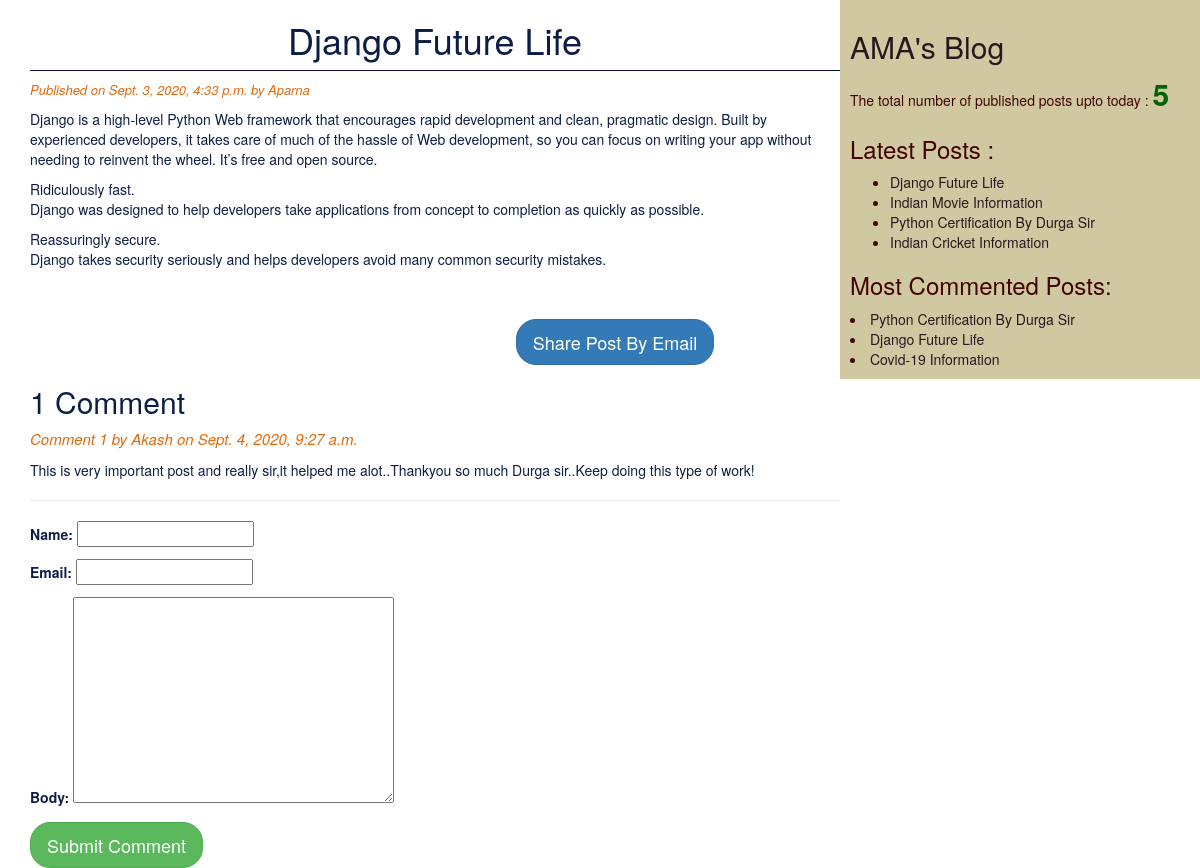
Page /2020/09/03/django-future-life/ on the committed database.
### blogapp/models.py (models this page shows, shortened)
class Post(models.Model):
    STATUS_CHOICES = (('draft','Draft'),('published','Published'))
    title = models.CharField(max_length=256)
    slug = models.SlugField(max_length=256,unique_for_date='publish')
    author = models.ForeignKey(User, on_delete=models.CASCADE,related_name='blog_posts')
    body = models.TextField()
    publish = models.DateTimeField(default=timezone.now)
    created = models.DateTimeField(auto_now_add=True)
    updated = models.DateTimeField(auto_now=True)
    status = models.CharField(max_length=10,choices=STATUS_CHOICES,default='draft')
    objects = CustomManager()
    tags = TaggableManager()
    class Meta:
        ordering = ('-publish',)
    def get_absolute_url(self):
        return reverse("post_detail", args=[self.publish.year,self.publish.strftime("%m"),
        self.publish.strftime("%d"),self.slug])

class Comment(models.Model):
    post = models.ForeignKey(Post,on_delete=models.CASCADE,related_name='comments')
    name = models.CharField(max_length=32)
    email = models.EmailField()
    body = models.TextField()
    created = models.DateTimeField(auto_now_add=True)
    updated = models.DateTimeField(auto_now=True)
    active = models.BooleanField(default=True)
    class Meta:
        ordering = ('-created',)

### blogapp/views.py (the view)
# urls.py: path('<int:year>/<str:month>/<int:day>/<slug:post>/',views.post_detail_view,name='post_detail'),
def post_detail_view(request,year,month,day,post):
    post = get_object_or_404(Post,slug=post,
                                status='published',publish__year=year,
                                publish__month=month,
                                publish__day=day)
    comments = post.comments.filter(active=True)
    csubmit = False
    if request.method == 'POST':
        form = CommentForm(request.POST)
        if form.is_valid():
            new_comment = form.save(commit=False)
            new_comment.post = post
            new_comment.save()
            csubmit = True
    else:
        form = CommentForm()
    return render(request,'blogapp/post_detail.html',{'post':post,'form':form,'comments':comments,'csubmit':csubmit})

### blogapp/forms.py
class CommentForm(forms.ModelForm):
    class Meta:
        model = Comment
        fields = ('name','email','body')

### blogapp/models.py (called while the page is built)
    def get_queryset(self):
        return super().get_queryset().filter(status='published')

### blogapp/templatetags/blog_tags.py (called while the page is built)
@register.simple_tag
def total_posts():
    return Post.objects.count()

@register.inclusion_tag('blogapp/latest_posts123.html')
def show_latest_posts(count=3):
    latest_posts = Post.objects.order_by('-publish')[:count]
    return {'latest_posts':latest_posts}

@register.simple_tag
def get_most_commented_posts(count=3):
    return Post.objects.annotate(total_comments=Count('comments')).order_by('-total_comments')[:count]

### templates/blogapp/post_detail.html (shortened to what this page needs)
{% extends 'blogapp/base.html' %}
{% block body_block %}
<h1>{{post.title}}</h1>
<p id='date'>Published on {{post.publish}} by {{post.author|title}}</p>
{{post.body|linebreaks}}<br><br>
<div class="container" align="center">
    <a href="/{{post.id}}/share" class="btn btn-primary btn-lg">Share Post By Email</a>
</div>
{% with comments.count as comments_count %}
<h2>{{comments_count}} Comment{{comments_count|pluralize}}</h2>
{% endwith %}
{% if comments %}
    {% for comment in comments %}
        <p id='date1'>Comment {{forloop.counter}} by {{comment.name}} on {{comment.created}}</p>
        <div class="cb">{{comment.body|linebreaks}}</div>
        <hr>
    {% endfor %}
    {% else %}
    <p>There are NO Comments Yet!</p>
{% endif %}
{% if csubmit %}
   <h2>Your Comment Added Successfully!!!</h2>
   {% else %}
   <form method="POST">
       {{form.as_p}}
       <input type="submit" value="Submit Comment" class="btn btn-success btn-lg">
   </form>
{% endif %}
{% endblock  %}

### templates/blogapp/base.html (shortened to what this page needs)
<!DOCTYPE html>
{% load blog_tags %}
{% load static %}
<html>
<head>
    <link rel="stylesheet" href="https://stackpath.bootstrapcdn.com/bootstrap/3.4.1/css/bootstrap.min.css">
	<link rel="stylesheet" href="{% static 'css/blog.css' %}">
</head>
<body>
	<div class="content">
		{% block body_block %}
        {% endblock  %}
	</div>
    <div class="sidebar">
		<h2><a href="/">AMA's Blog</a></h2>
        <p>The total number of published posts upto today : <span id="pcount">{% total_posts %}</span></p>
	    <h3>Latest Posts :</h3>
		{% show_latest_posts 4%}
		<h3>Most Commented Posts:</h3>
		{% get_most_commented_posts as most_commented_posts%}
		{% for post in most_commented_posts %}
		<li><a href="{{post.get_absolute_url}}">{{post.title}}</a></li>
		{% endfor %}
	</div>
</body>
</html>

### templates/blogapp/latest_posts123.html
<ul>
   {% for post in latest_posts %}
   <li><a href="{{post.get_absolute_url}}">{{post.title}}</a></li>
   {% endfor %}
</ul>

### static/css/blog.css (style rules this page uses)
.content { width: 70%; float: left; padding: 0 0 0 30px; color: #0d1e45; }
.sidebar { width: 30%; float: right; padding: 10px; background:#cfc8a1 ; color: #420402; }
h1 { text-align: center; border-bottom: 1px solid #041945; padding: 0 0 10px 0; }
body { background: url(https://images.unsplash.com/photo-1495195129352-aeb325a55b65?ixlib=rb-1.2.1&auto=format&fit=crop&w=400&q=60); background-repeat: no-repeat; background-size: cover; color: #041945; }
#date { color: #e0690d; font-size: 13px; font-style: italic; }
#date1 { color: #e0690d; font-size: 15px; font-style: italic; }
a { color: #2b161d; }
.btn { border-radius: 20px; }
#pcount { font-size: 30px; font-weight: 800; color: darkgreen; }

### rows in the picture
Post: title "Django Future Life", publish "Sept. 3, 2020, 4:33 p.m.", author "Aparna", body "Django is a high-level Python Web framework that encourages rapid development and clean, pragmatic design. Built by experienced developers, it takes care of much of the hassle of Web development, so you can focus on writing your app without needing to reinvent the wheel. It’s free and open source. Ridiculously fast. Django was designed to help developers take applications from concept to completion as quickly as possible. Reassuringly secure. Django takes security seriously and helps developers avoid many common security mistakes."
Comment: name "Akash", created "Sept. 4, 2020, 9:27 a.m.", body "This is very important post and really sir,it helped me alot..Thankyou so much Durga sir..Keep doing this type of work!"
Post: title "Indian Movie Information"
Post: title "Python Certification By Durga Sir"
Post: title "Indian Cricket Information"
Post: title "Covid-19 Information"

### other values in the picture
{{ comments_count }} "1"
